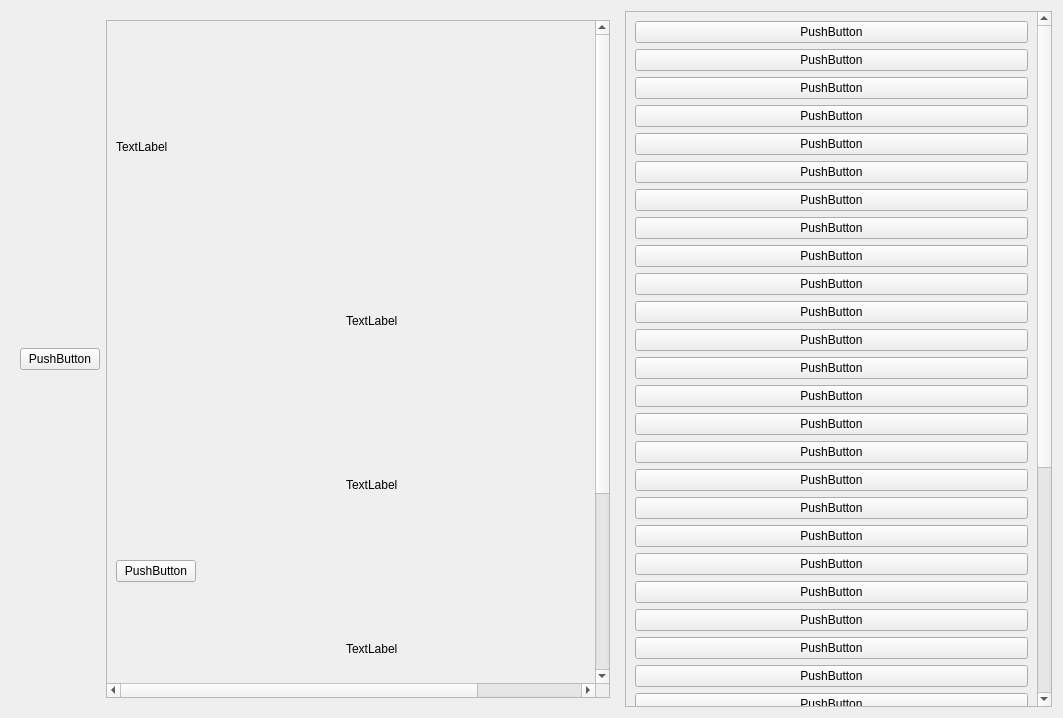
<?xml version="1.0" encoding="UTF-8"?>
<ui version="4.0">
 <class>TestUI</class>
 <widget class="QWidget" name="TestUI">
  <property name="geometry">
   <rect>
    <x>0</x>
    <y>0</y>
    <width>1063</width>
    <height>718</height>
   </rect>
  </property>
  <property name="minimumSize">
   <size>
    <width>0</width>
    <height>0</height>
   </size>
  </property>
  <property name="windowTitle">
   <string>Form</string>
  </property>
  <property name="styleSheet">
   <string notr="true">QPushButton#scrollUp
{
	position: fixed;
}</string>
  </property>
  <layout class="QGridLayout" name="gridLayout">
   <item row="0" column="0">
    <widget class="QStackedWidget" name="stackedWidget">
     <property name="currentIndex">
      <number>1</number>
     </property>
     <widget class="QWidget" name="page">
      <widget class="QLabel" name="label_2">
       <property name="geometry">
        <rect>
         <x>120</x>
         <y>210</y>
         <width>211</width>
         <height>181</height>
        </rect>
       </property>
       <property name="text">
        <string>&lt;html&gt;&lt;head/&gt;&lt;body&gt;&lt;p align=&quot;center&quot;&gt;Ваш текст&lt;img src=&quot;:/icon/icon/close.svg&quot;/&gt;&lt;/p&gt;&lt;/body&gt;&lt;/html&gt;</string>
       </property>
      </widget>
     </widget>
     <widget class="QWidget" name="page_2">
      <layout class="QGridLayout" name="gridLayout_2">
       <item row="0" column="1">
        <widget class="QScrollArea" name="scrollArea_2">
         <property name="widgetResizable">
          <bool>true</bool>
         </property>
         <widget class="QWidget" name="scrollAreaWidgetContents_2">
          <property name="geometry">
           <rect>
            <x>-82</x>
            <y>0</y>
            <width>496</width>
            <height>931</height>
           </rect>
          </property>
          <layout class="QVBoxLayout" name="verticalLayout_3">
           <item>
            <layout class="QHBoxLayout" name="horizontalLayout_2">
             <property name="spacing">
              <number>150</number>
             </property>
             <property name="rightMargin">
              <number>0</number>
             </property>
             <item>
              <layout class="QVBoxLayout" name="verticalLayout_2">
               <property name="topMargin">
                <number>100</number>
               </property>
               <property name="rightMargin">
                <number>0</number>
               </property>
               <property name="bottomMargin">
                <number>100</number>
               </property>
               <item>
                <widget class="QLabel" name="label">
                 <property name="text">
                  <string>TextLabel</string>
                 </property>
                </widget>
               </item>
               <item>
                <layout class="QHBoxLayout" name="horizontalLayout_3">
                 <property name="rightMargin">
                  <number>0</number>
                 </property>
                 <item>
                  <widget class="QPushButton" name="pushButton_39">
                   <property name="text">
                    <string>PushButton</string>
                   </property>
                  </widget>
                 </item>
                 <item>
                  <layout class="QVBoxLayout" name="verticalLayout_6">
                   <property name="rightMargin">
                    <number>0</number>
                   </property>
                   <item>
                    <layout class="QVBoxLayout" name="verticalLayout_7">
                     <property name="rightMargin">
                      <number>100</number>
                     </property>
                     <item>
                      <widget class="QLabel" name="label_8">
                       <property name="text">
                        <string>TextLabel</string>
                       </property>
                      </widget>
                     </item>
                     <item>
                      <widget class="QLabel" name="label_9">
                       <property name="text">
                        <string>TextLabel</string>
                       </property>
                      </widget>
                     </item>
                     <item>
                      <widget class="QLabel" name="label_7">
                       <property name="text">
                        <string>TextLabel</string>
                       </property>
                      </widget>
                     </item>
                    </layout>
                   </item>
                   <item>
                    <widget class="QPushButton" name="pushButton_40">
                     <property name="text">
                      <string>PushButton</string>
                     </property>
                    </widget>
                   </item>
                  </layout>
                 </item>
                </layout>
               </item>
              </layout>
             </item>
             <item>
              <layout class="QVBoxLayout" name="verticalLayout_4">
               <property name="spacing">
                <number>0</number>
               </property>
               <property name="bottomMargin">
                <number>800</number>
               </property>
               <item>
                <layout class="QVBoxLayout" name="verticalLayout_5">
                 <property name="spacing">
                  <number>5</number>
                 </property>
                 <property name="sizeConstraint">
                  <enum>QLayout::SetMinimumSize</enum>
                 </property>
                 <property name="bottomMargin">
                  <number>0</number>
                 </property>
                 <item>
                  <widget class="QLabel" name="label_4">
                   <property name="maximumSize">
                    <size>
                     <width>250</width>
                     <height>50</height>
                    </size>
                   </property>
                   <property name="text">
                    <string>TextLabel</string>
                   </property>
                  </widget>
                 </item>
                 <item>
                  <widget class="QLabel" name="label_6">
                   <property name="maximumSize">
                    <size>
                     <width>250</width>
                     <height>50</height>
                    </size>
                   </property>
                   <property name="text">
                    <string>TextLabel</string>
                   </property>
                  </widget>
                 </item>
                 <item>
                  <widget class="QLabel" name="label_5">
                   <property name="maximumSize">
                    <size>
                     <width>250</width>
                     <height>50</height>
                    </size>
                   </property>
                   <property name="text">
                    <string>TextLabel</string>
                   </property>
                  </widget>
                 </item>
                 <item>
                  <widget class="QLabel" name="label_3">
                   <property name="maximumSize">
                    <size>
                     <width>250</width>
                     <height>50</height>
                    </size>
                   </property>
                   <property name="text">
                    <string>TextLabel</string>
                   </property>
                  </widget>
                 </item>
                 <item>
                  <widget class="QPushButton" name="pushButton_38">
                   <property name="maximumSize">
                    <size>
                     <width>250</width>
                     <height>50</height>
                    </size>
                   </property>
                   <property name="text">
                    <string>PushButton</string>
                   </property>
                  </widget>
                 </item>
                </layout>
               </item>
              </layout>
             </item>
            </layout>
           </item>
          </layout>
         </widget>
        </widget>
       </item>
       <item row="0" column="0">
        <widget class="QPushButton" name="scrollUp">
         <property name="text">
          <string>PushButton</string>
         </property>
        </widget>
       </item>
      </layout>
     </widget>
    </widget>
   </item>
   <item row="0" column="1">
    <widget class="QScrollArea" name="scrollArea">
     <property name="widgetResizable">
      <bool>true</bool>
     </property>
     <widget class="QWidget" name="scrollAreaWidgetContents">
      <property name="geometry">
       <rect>
        <x>0</x>
        <y>-179</y>
        <width>503</width>
        <height>1122</height>
       </rect>
      </property>
      <layout class="QVBoxLayout" name="verticalLayout">
       <item>
        <widget class="QPushButton" name="pushButton">
         <property name="text">
          <string>PushButton</string>
         </property>
        </widget>
       </item>
       <item>
        <widget class="QPushButton" name="pushButton_2">
         <property name="text">
          <string>PushButton</string>
         </property>
        </widget>
       </item>
       <item>
        <widget class="QPushButton" name="pushButton_4">
         <property name="text">
          <string>PushButton</string>
         </property>
        </widget>
       </item>
       <item>
        <widget class="QPushButton" name="pushButton_3">
         <property name="text">
          <string>PushButton</string>
         </property>
        </widget>
       </item>
       <item>
        <widget class="QPushButton" name="pushButton_5">
         <property name="text">
          <string>PushButton</string>
         </property>
        </widget>
       </item>
       <item>
        <widget class="QPushButton" name="pushButton_6">
         <property name="text">
          <string>PushButton</string>
         </property>
        </widget>
       </item>
       <item>
        <widget class="QPushButton" name="pushButton_7">
         <property name="text">
          <string>PushButton</string>
         </property>
        </widget>
       </item>
       <item>
        <widget class="QPushButton" name="pushButton_8">
         <property name="text">
          <string>PushButton</string>
         </property>
        </widget>
       </item>
       <item>
        <widget class="QPushButton" name="pushButton_9">
         <property name="text">
          <string>PushButton</string>
         </property>
        </widget>
       </item>
       <item>
        <widget class="QPushButton" name="pushButton_10">
         <property name="text">
          <string>PushButton</string>
         </property>
        </widget>
       </item>
       <item>
        <widget class="QPushButton" name="pushButton_11">
         <property name="text">
          <string>PushButton</string>
         </property>
        </widget>
       </item>
       <item>
        <widget class="QPushButton" name="pushButton_12">
         <property name="text">
          <string>PushButton</string>
         </property>
        </widget>
       </item>
       <item>
        <widget class="QPushButton" name="pushButton_13">
         <property name="text">
          <string>PushButton</string>
         </property>
        </widget>
       </item>
       <item>
        <widget class="QPushButton" name="pushButton_14">
         <property name="text">
          <string>PushButton</string>
         </property>
        </widget>
       </item>
       <item>
        <widget class="QPushButton" name="pushButton_15">
         <property name="text">
          <string>PushButton</string>
         </property>
        </widget>
       </item>
       <item>
        <widget class="QPushButton" name="pushButton_16">
         <property name="text">
          <string>PushButton</string>
         </property>
        </widget>
       </item>
       <item>
        <widget class="QPushButton" name="pushButton_17">
         <property name="text">
          <string>PushButton</string>
         </property>
        </widget>
       </item>
       <item>
        <widget class="QPushButton" name="pushButton_18">
         <property name="styleSheet">
          <string notr="true"/>
         </property>
         <property name="text">
          <string>PushButton</string>
         </property>
        </widget>
       </item>
       <item>
        <widget class="QPushButton" name="pushButton_19">
         <property name="text">
          <string>PushButton</string>
         </property>
        </widget>
       </item>
       <item>
        <widget class="QPushButton" name="pushButton_20">
         <property name="text">
          <string>PushButton</string>
         </property>
        </widget>
       </item>
       <item>
        <widget class="QPushButton" name="pushButton_21">
         <property name="text">
          <string>PushButton</string>
         </property>
        </widget>
       </item>
       <item>
        <widget class="QPushButton" name="pushButton_22">
         <property name="text">
          <string>PushButton</string>
         </property>
        </widget>
       </item>
       <item>
        <widget class="QPushButton" name="pushButton_23">
         <property name="text">
          <string>PushButton</string>
         </property>
        </widget>
       </item>
       <item>
        <widget class="QPushButton" name="pushButton_24">
         <property name="text">
          <string>PushButton</string>
         </property>
        </widget>
       </item>
       <item>
        <widget class="QPushButton" name="pushButton_25">
         <property name="text">
          <string>PushButton</string>
         </property>
        </widget>
       </item>
       <item>
        <widget class="QPushButton" name="pushButton_26">
         <property name="text">
          <string>PushButton</string>
         </property>
        </widget>
       </item>
       <item>
        <widget class="QPushButton" name="pushButton_27">
         <property name="text">
          <string>PushButton</string>
         </property>
        </widget>
       </item>
       <item>
        <widget class="QPushButton" name="pushButton_28">
         <property name="text">
          <string>PushButton</string>
         </property>
        </widget>
       </item>
       <item>
        <widget class="QPushButton" name="pushButton_29">
         <property name="text">
          <string>PushButton</string>
         </property>
        </widget>
       </item>
       <item>
        <widget class="QPushButton" name="pushButton_30">
         <property name="text">
          <string>PushButton</string>
         </property>
        </widget>
       </item>
       <item>
        <widget class="QPushButton" name="pushButton_31">
         <property name="text">
          <string>PushButton</string>
         </property>
        </widget>
       </item>
       <item>
        <widget class="QPushButton" name="pushButton_32">
         <property name="text">
          <string>PushButton</string>
         </property>
        </widget>
       </item>
       <item>
        <widget class="QPushButton" name="pushButton_33">
         <property name="text">
          <string>PushButton</string>
         </property>
        </widget>
       </item>
       <item>
        <widget class="QPushButton" name="pushButton_34">
         <property name="text">
          <string>PushButton</string>
         </property>
        </widget>
       </item>
       <item>
        <widget class="QPushButton" name="pushButton_35">
         <property name="text">
          <string>PushButton</string>
         </property>
        </widget>
       </item>
       <item>
        <widget class="QPushButton" name="pushButton_36">
         <property name="text">
          <string>PushButton</string>
         </property>
        </widget>
       </item>
       <item>
        <widget class="QPushButton" name="pushButton_37">
         <property name="text">
          <string>PushButton</string>
         </property>
        </widget>
       </item>
      </layout>
     </widget>
    </widget>
   </item>
  </layout>
 </widget>
 <resources/>
 <connections/>
</ui>
